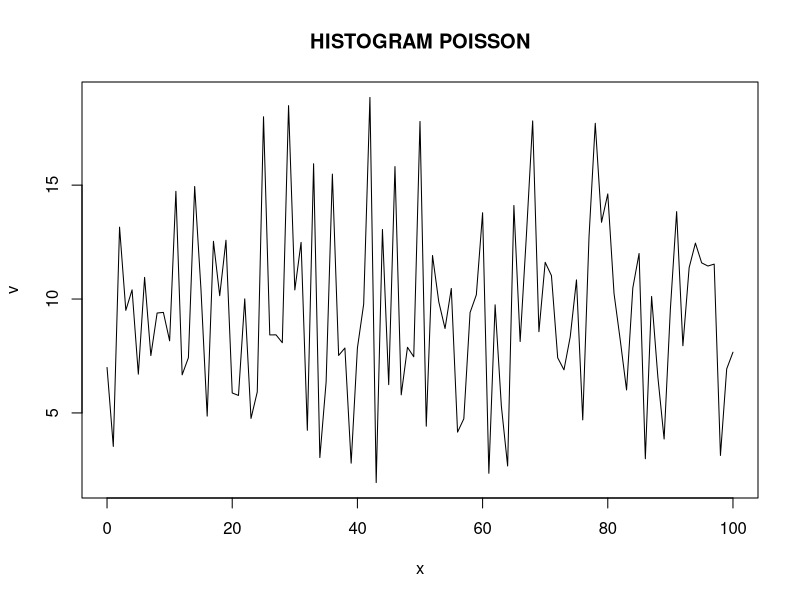

Generate this figure with R:
x <- 2
v <- 10

#a
ans <- dchisq(x, v, ncp = 0, log = FALSE)

#b
set.seed(100)
curve(result <- rchisq(x, v, ncp = 0), from = 0, to = 100 ,xlab='x', ylab="v", main="HISTOGRAM POISSON")

#c
rataan <- v
varians <- 2 * v